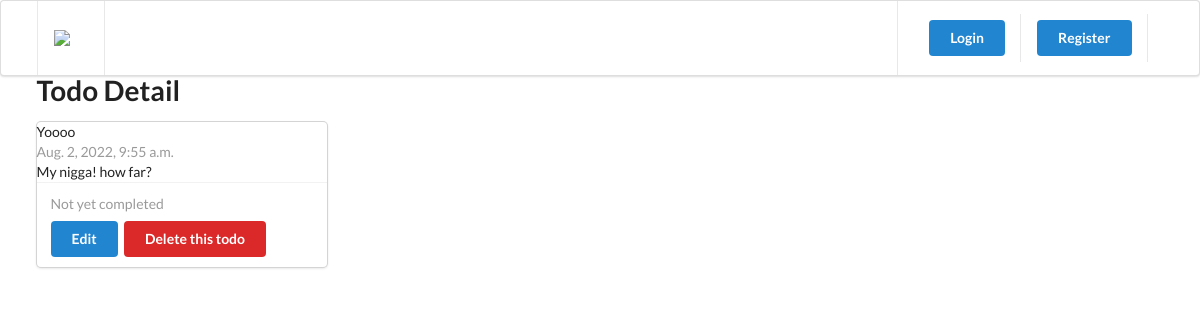
The app's page /todo/2/ with its own data.
### todo/models.py (models this page shows, shortened)
class Todo(TrackingModel):
    title = models.CharField(max_length=255)
    description = models.TextField()
    is_completed = models.BooleanField(default=False)
    owner = models.ForeignKey(to=User, on_delete=models.CASCADE)

### todo/views.py (the view)
# urls.py: path('todo/<id>/', todo_detail, name='todo'),
def todo_detail(request, id):
    todo = get_object_or_404(Todo, pk=id)
    context = {'todo': todo}
    return render(request, 'todo/todo-detail.html', context)

### templates/todo/todo-detail.html (shortened to what this page needs)
{% extends '_partials/base.html' %}
{% load static %}
{% block content %}
    <h1 class="ui header">Todo Detail</h1>
    <div class="ui card">
        <div class="'content">
            <div class="header">{{todo.title}}</div>
            <div class="meta">{{todo.created_at}}</div>
            <div class="description">
                <p>{{todo.description}}</p>
            </div>
        </div>
        <div class="extra content">
            {% if todo.is_completed %}
            <p>
                <i class="check icon green"></i>
                Completed at {{todo.updated_at}}
            </p>
            {% else %}
            <p>
                Not yet completed
            </p>
            {% endif %}
            <a href={% url 'todo-edit' todo.id %} class="ui button primary">Edit</a>
            <a href={% url 'todo-delete' todo.id %} class="ui button red">Delete this todo</a>
        </div>
    </div>
    {% endblock content %}

### records on screen
Todo: title "Yoooo", created_at "Aug. 2, 2022, 9:55 a.m.", description "My nigga! how far?"
